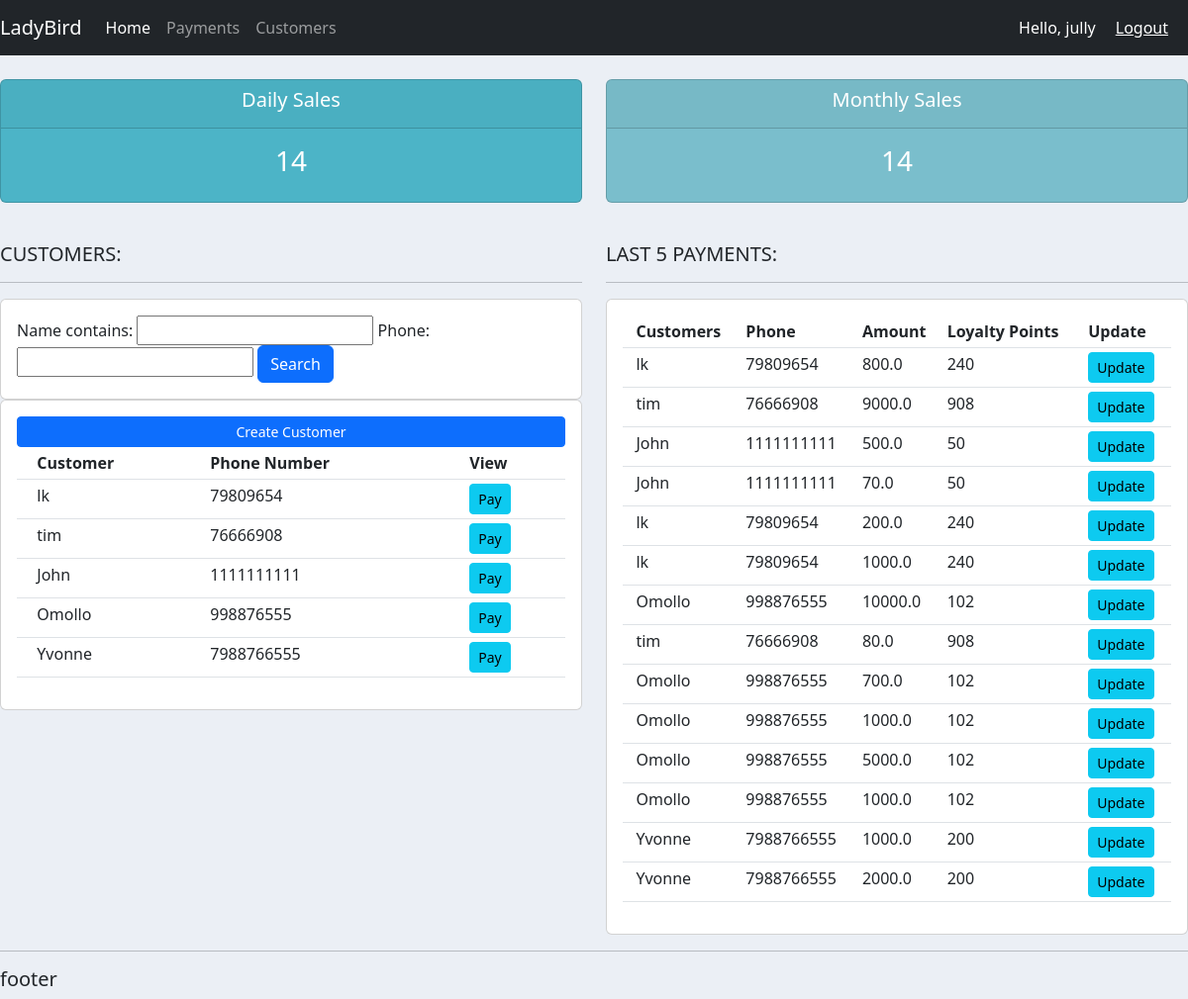
The app's page /home/ (signed in) with its own data.
### spaservices/models.py (models this page shows, shortened)
class Customer(models.Model):
    user = models.OneToOneField(User, null=True, blank=True, on_delete=models.CASCADE)
    name = models.CharField(max_length=255, null=True)
    profile_pic = models.ImageField(default="user.png",null=True,blank=True)
    phone = models.IntegerField(null=True)
    loyalty_points = models.IntegerField(null=True, blank=True,default=0)

class Payment(models.Model):
    customer = models.ForeignKey(Customer, null=True, on_delete= models.CASCADE)
    amount = models.FloatField(null=True)
    code = models.CharField(max_length=255, null=True)
    services = models.ManyToManyField(SpaService)
    date_paid = models.DateTimeField(auto_now_add=True,null=True)

### spaservices/decorators.py (the view)
    def wrapper_function(request, *args,**kwargs):
        group = None
        if request.user.groups.exists():
            group = request.user.groups.all()[0].name
        if group == 'customer':
            return redirect('userpage')
        if group == 'admin':
            return view_func(request, *args, **kwargs)

### spaservices/views.py (called while the page is built)
@login_required(login_url='login')
@admin_only
def home(request):
    payments = Payment.objects.all()
    home_customers = Customer.objects.all()
    daily_sales = Payment.objects.count()
    monthly_sales = Payment.objects.count()
    customer_filter = CustomerFilter(request.GET, queryset=home_customers)
    home_customers = customer_filter.qs
    context = {'payments':payments, 'home_customers':home_customers, 'daily_sales':daily_sales, 'monthly_sales':monthly_sales, 'customer_filter':customer_filter}
    return render(request, 'spaservices/dashboard.html', context)

### spaservices/templates/spaservices/dashboard.html
{% extends 'spaservices/main.html' %}
{% block content %}
{% include 'spaservices/status.html'%}
<br>
<div class="row">
    <div class="col-md-6">
        <h5>CUSTOMERS:</h5>
        <hr>
        <div class="card card-body">
            <form action="" method="get">
                {{customer_filter.form}}
                <button class="btn btn-primary" type="submit">Search</button>
            </form>
        </div>
        <div class="card card-body">
            <a class="btn btn-primary btn-sm btn-block"href="{% url 'customer_form' %}">Create Customer</a>
            <table class="table table-sm">
                <tr>
                    <th></th>
                    <th>Customer</th>
                    <th>Phone Number</th>
                    <th>View</th>
                </tr>
                {% for customer in home_customers %}
                <tr>
                    <th></th>
                    <td>{{customer.name}}</td>
                    <td>{{customer.phone}}</td>
                    <td><a class="btn btn-sm btn-info" href="{% url 'customers' customer.id %}">Pay</a></td>
                </tr>
                {% endfor %}
            </table>
        </div>
    </div>
    <div class="col-md-6">
        <h5>LAST 5 PAYMENTS:</h5>
        <hr>
        <div class="card card-body">
            <table class="table table-sm">
                <tr>
                    <th></th>
                    <th>Customers</th>
                    <th>Phone</th>
                    <th>Amount</th>
                    <th>Loyalty Points</th>
                    <th>Update</th>
                </tr>
                {% for payment in payments %}
                <tr>
                    <th></th>
                    <td>{{payment.customer.name}}</td>
                    <td>{{payment.customer.phone}}</td>
                    <td>{{payment.amount}}</td>
                    <td>{{payment.customer.loyalty_points}}</td>
                    <td><a class="btn btn-sm btn-info"href="{% url 'updatePayment' payment.id %}">Update</a></td>
                </tr>
                {% endfor %}
            </table>
        </div>
    </div>
</div>
{% endblock %}

### spaservices/templates/spaservices/navbar.html (shortened to what this page needs)
{% load static %}
<nav class="navbar navbar-expand-lg navbar-dark bg-dark">
    <a class="navbar-brand" href="#">LadyBird</a>
    <div class="collapse navbar-collapse" id="navbarNavAltMarkup">
      <div class="navbar-nav">
        {% if request.user.is_anonymous %}
        <a class="nav-item nav-link active" href="">Home</a>
        <a class="nav-item nav-link" href="">Services</a>
        <a class="nav-item nav-link" href="">Contact</a>
        {% elif request.user.is_staff %}
        <a class="nav-item nav-link active" href="{% url 'home' %}">Home</a>
        <a class="nav-item nav-link" href="{% url 'payment' %}">Payments</a>
        <a class="nav-item nav-link" href="{% url 'custlist' %}">Customers</a>
        {% endif %}
      </div>
    </div>
    {% if request.user.is_anonymous %}
    <span ><a class="hello-msg"  href="{% url 'logout' %}">LogIn</a></span>
    {% else %}
    <span class="hello-msg">Hello, {{request.user}}</span>
    <span ><a class="hello-msg"  href="{% url 'logout' %}">Logout</a></span>
    {% endif %}
  </nav>

### static/css/main.css (style rules this page uses)
body { background-color: #ebeff5; }

### spaservices/templates/spaservices/navbar.html (style rules this page uses)
.hello-msg { font-size: 18pf; color: #fff; margin-right: 20px; }

### records on screen
Customer: name "lk", phone "79809654"
Customer: name "tim", phone "76666908"
Customer: name "John", phone "1111111111"
Customer: name "Omollo", phone "998876555"
Customer: name "Yvonne", phone "7988766555"
Payment: customer.name "lk", customer.phone "79809654", amount "800.0", customer.loyalty_points "240"
Payment: customer.name "tim", customer.phone "76666908", amount "9000.0", customer.loyalty_points "908"
Payment: customer.name "John", customer.phone "1111111111", amount "500.0", customer.loyalty_points "50"
Payment: customer.name "John", customer.phone "1111111111", amount "70.0", customer.loyalty_points "50"
Payment: customer.name "lk", customer.phone "79809654", amount "200.0", customer.loyalty_points "240"
Payment: customer.name "lk", customer.phone "79809654", amount "1000.0", customer.loyalty_points "240"
Payment: customer.name "Omollo", customer.phone "998876555", amount "10000.0", customer.loyalty_points "102"
Payment: customer.name "tim", customer.phone "76666908", amount "80.0", customer.loyalty_points "908"
Payment: customer.name "Omollo", customer.phone "998876555", amount "700.0", customer.loyalty_points "102"
Payment: customer.name "Omollo", customer.phone "998876555", amount "1000.0", customer.loyalty_points "102"
Payment: customer.name "Omollo", customer.phone "998876555", amount "5000.0", customer.loyalty_points "102"
Payment: customer.name "Omollo", customer.phone "998876555", amount "1000.0", customer.loyalty_points "102"
Payment: customer.name "Yvonne", customer.phone "7988766555", amount "1000.0", customer.loyalty_points "200"
Payment: customer.name "Yvonne", customer.phone "7988766555", amount "2000.0", customer.loyalty_points "200"

### other values on screen
{{ request.user }} "jully"
{{ daily_sales }} "14"
{{ monthly_sales }} "14"
